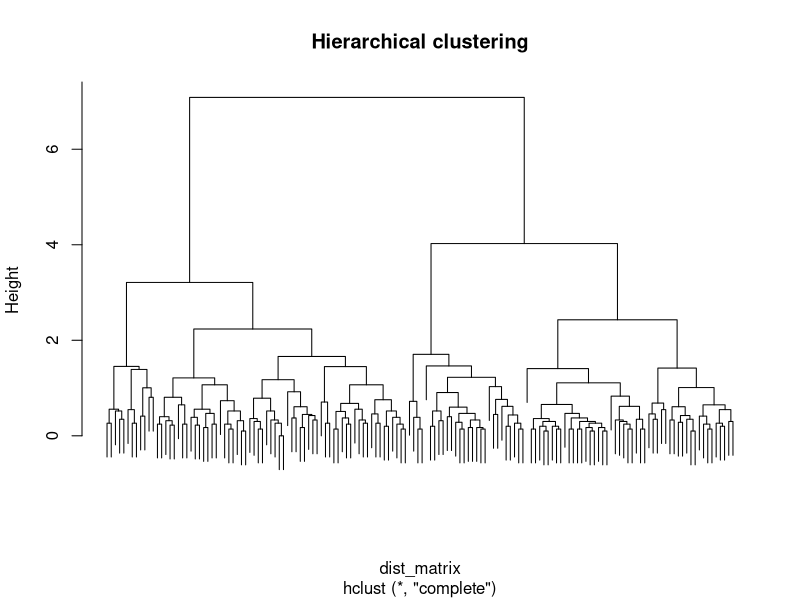

This figure's R source:
data(iris)
dist_matrix<-dist(iris[,1:4])
hc<-hclust(dist_matrix,method="complete")
plot(hc,main="Hierarchical clustering",labels=FALSE)
clusters<-cutree(hc,3)
print(clusters)
iris$cluster<-clusters